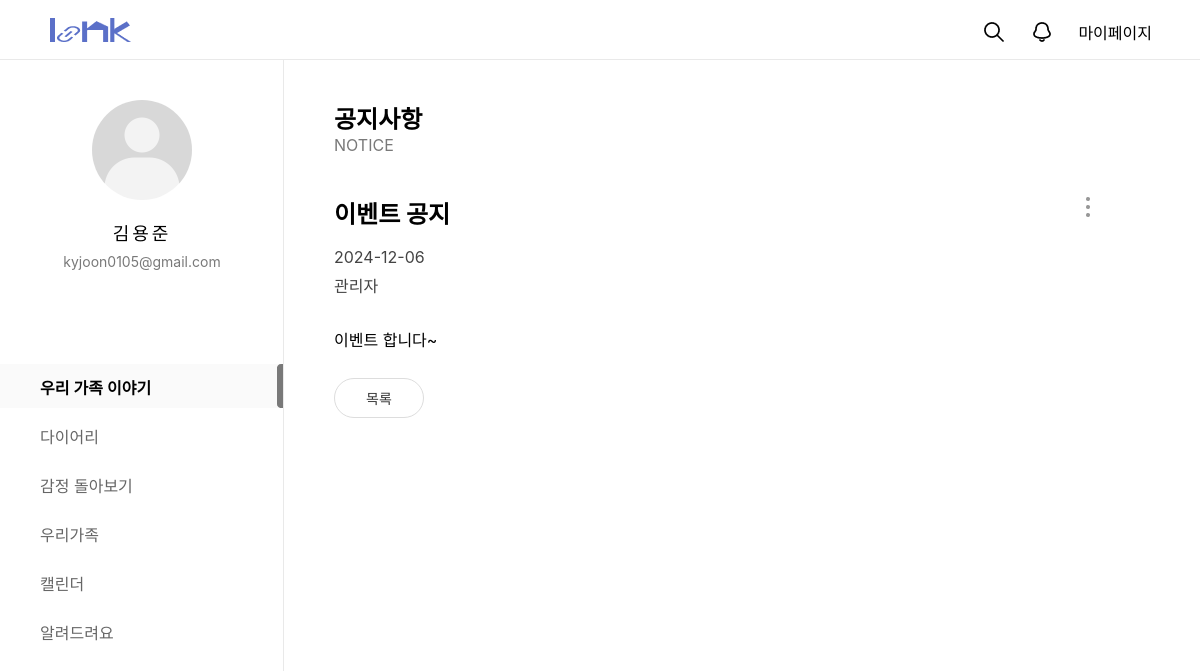
The app's page /customer/noticeview/2/ with its own data.
### customer/models.py (models this page shows, shortened)
class NoticeBoard(models.Model):
  bno = models.AutoField(primary_key=True)
  member = models.CharField(max_length=100, default='관리자')
  btitle = models.CharField(max_length=1000)
  bcontent = models.TextField()
  bdate = models.DateTimeField(auto_now=True)
  bfile = models.ImageField(null=True, blank=True, upload_to='uploads/')
  like_members = models.ManyToManyField(Member, related_name='like_member',  blank=True)

### customer/views.py (the view)
# urls.py: path('noticeview/<str:bno>/', views.noticeview, name="noticeview"),
def noticeview(request, bno):
  qs = NoticeBoard.objects.get(bno=bno)
  context = {'view':qs}
  return render(request, 'customer_notice_view.html', context)

### customer/templates/customer_notice_view.html (shortened to what this page needs)
{% extends 'main_navi_base.html' %}
{% load static %}
  {% block container-block%}
  <div id="container">
    <div id="customer_notice_menu">
      <h2>공지사항</h2>
      <span>NOTICE</span>
    </div>
    <div id="customer_view_top">
      <div class="customer_view_title">
        <h2>{{view.btitle}}</h2>
        <span>{{view.bdate|date:'Y-m-d'}}</span>
        <span>{{view.member}}</span>
      </div>
      <div id="modify_del_slide_1">
        <img src="/static/images/customer/addBtn.png" alt="" id="openModal_1" style="cursor: pointer;">
      </div>
    </div>
    <div id="customer_content">
      <p>{{view.bcontent}}</p>
    </div>
    <div class="customer_react">
      <div class="back_list" id="back_click">
        <span>목록</span>
      </div>
    </div>
  </div>
  {% endblock container-block%}

### static/css/main_navi_base.css (style rules this page uses)
* { margin: 0; padding: 0; font-family: "Pretendard Variable", Pretendard, -apple-system, BlinkMacSystemFont, system-ui, Roboto, "Helvetica Neue", "Segoe UI", "Apple SD Gothic Neo", "Noto Sans KR", "Malgun Gothic", "Apple Color Emoji", "Segoe UI Emoji", "Segoe UI Symbol", sans-serif; }

### static/css/customer/customer_service.css (style rules this page uses)
* { margin: 0; padding: 0; box-sizing: border-box; font-family: "Pretendard Variable", Pretendard, -apple-system, BlinkMacSystemFont, system-ui, Roboto, "Helvetica Neue", "Segoe UI", "Apple SD Gothic Neo", "Noto Sans KR", "Malgun Gothic", "Apple Color Emoji", "Segoe UI Emoji", "Segoe UI Symbol", sans-serif; }
body, html { height: 100%; }
#container { width: 100%; min-height: 100vh; padding: 100px 180px 300px 334px; }

### static/css/customer/customer_notice_view.css (style rules this page uses)
* { margin: 0; padding: 0; box-sizing: border-box; font-family: "Pretendard Variable", Pretendard, -apple-system, BlinkMacSystemFont, system-ui, Roboto, "Helvetica Neue", "Segoe UI", "Apple SD Gothic Neo", "Noto Sans KR", "Malgun Gothic", "Apple Color Emoji", "Segoe UI Emoji", "Segoe UI Symbol", sans-serif; }
body, html { height: 100%; }
#container { width: 100%; min-height: 100vh; padding: 100px 180px 300px 334px; }
#customer_notice_menu { width: 100%; height: 70px; margin-bottom: 25px; }
#customer_notice_menu span { color:#797979; }
#customer_view_top { width: 100%; display: flex; position: relative; justify-content: space-between; }
.customer_view_title h2 { font-size: 24px; margin-bottom: 17px; }
.customer_view_title span { width: 100%; display: block; font-size: 16px; color: #444444; margin-bottom: 6px; }
#customer_content { width: 100%; }
#customer_content p { margin: 20px 0 20px 0; line-height: 35px; }
.customer_react { display: flex; font-size: 14px; color: #333; margin-bottom: 40px; }
.customer_react .back_list { width: 90px; height: 40px; border: 1px solid #ddd; border-radius: 50px; text-align: center; padding-top: 7px; margin-right: 5px; cursor: pointer; }
.back_list span { line-height: 25px; text-align: center; vertical-align: middle; display: inline-block; width: 50px; }
#modify_del_slide_1, #modify_del_slide_2 { position: relative; position: absolute; right: 0; }

### static/css/customer/customer_notice_list.css (style rules this page uses)
* { margin: 0; padding: 0; box-sizing: border-box; font-family: "Pretendard Variable", Pretendard, -apple-system, BlinkMacSystemFont, system-ui, Roboto, "Helvetica Neue", "Segoe UI", "Apple SD Gothic Neo", "Noto Sans KR", "Malgun Gothic", "Apple Color Emoji", "Segoe UI Emoji", "Segoe UI Symbol", sans-serif; }
body, html { height: 100%; }
#container { width: 100%; min-height: 100vh; padding: 60px 300px 0 300px; }

### static/css/emotion/emotion.css (style rules this page uses)
* { margin: 0; padding: 0; box-sizing: border-box; font-family: "Pretendard Variable", Pretendard, -apple-system, BlinkMacSystemFont, system-ui, Roboto, "Helvetica Neue", "Segoe UI", "Apple SD Gothic Neo", "Noto Sans KR", "Malgun Gothic", "Apple Color Emoji", "Segoe UI Emoji", "Segoe UI Symbol", sans-serif; }
body, html { height: 100%; }
#container { width: 100%; min-height: 100vh; padding: 100px 100px 100px 334px; }

### records on screen
NoticeBoard: btitle "이벤트 공지", bdate "2024-12-06", member "관리자", bcontent "이벤트 합니다~"
